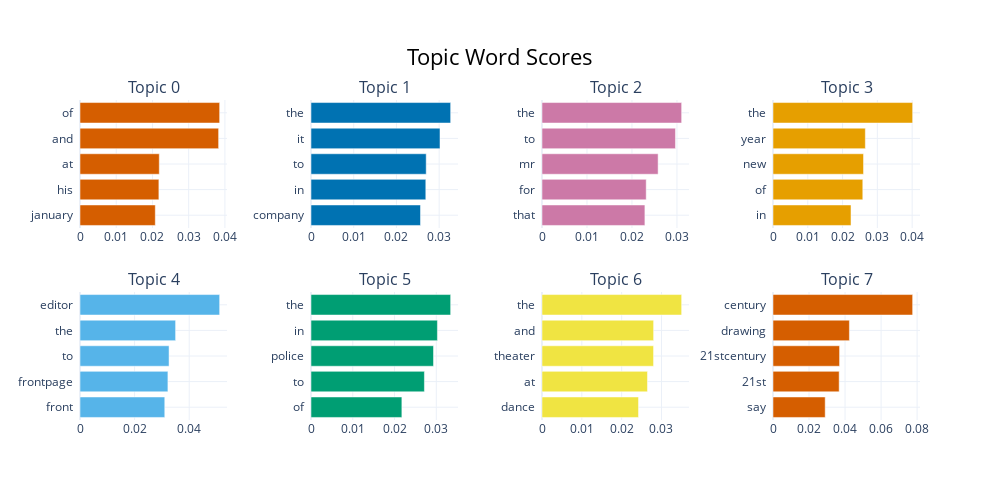

This figure's notebook cell:
### Code cell
model.visualize_barchart()

### Figure 1 — Plotly figure (JSON) as saved in the notebook; plotly's stock layout.template omitted (floating-point values rounded to 4 significant figures)
{"data": [{"marker": {"color": "#D55E00"}, "orientation": "h", "type": "bar", "x": [0.02079, 0.02177, 0.02189, 0.03826, 0.03855], "xaxis": "x", "y": ["january  ", "his  ", "at  ", "and  ", "of  "], "yaxis": "y"}, {"marker": {"color": "#0072B2"}, "orientation": "h", "type": "bar", "x": [0.02563, 0.02687, 0.02697, 0.0302, 0.03269], "xaxis": "x2", "y": ["company  ", "in  ", "to  ", "it  ", "the  "], "yaxis": "y2"}, {"marker": {"color": "#CC79A7"}, "orientation": "h", "type": "bar", "x": [0.02287, 0.02316, 0.02581, 0.02966, 0.03104], "xaxis": "x3", "y": ["that  ", "for  ", "mr  ", "to  ", "the  "], "yaxis": "y3"}, {"marker": {"color": "#E69F00"}, "orientation": "h", "type": "bar", "x": [0.02243, 0.02581, 0.02602, 0.02655, 0.04015], "xaxis": "x4", "y": ["in  ", "of  ", "new  ", "year  ", "the  "], "yaxis": "y4"}, {"marker": {"color": "#56B4E9"}, "orientation": "h", "type": "bar", "x": [0.03106, 0.0322, 0.03262, 0.03502, 0.05116], "xaxis": "x5", "y": ["front  ", "frontpage  ", "to  ", "the  ", "editor  "], "yaxis": "y5"}, {"marker": {"color": "#009E73"}, "orientation": "h", "type": "bar", "x": [0.02175, 0.02715, 0.02933, 0.03027, 0.03344], "xaxis": "x6", "y": ["of  ", "to  ", "police  ", "in  ", "the  "], "yaxis": "y6"}, {"marker": {"color": "#F0E442"}, "orientation": "h", "type": "bar", "x": [0.02424, 0.02648, 0.02801, 0.02803, 0.03506], "xaxis": "x7", "y": ["dance  ", "at  ", "theater  ", "and  ", "the  "], "yaxis": "y7"}, {"marker": {"color": "#D55E00"}, "orientation": "h", "type": "bar", "x": [0.02898, 0.03673, 0.03695, 0.04241, 0.07752], "xaxis": "x8", "y": ["say  ", "21st  ", "21stcentury  ", "drawing  ", "century  "], "yaxis": "y8"}], "layout": {"annotations": [{"font": {"size": 16}, "showarrow": false, "text": "Topic 0", "x": 0.0875, "xanchor": "center", "xref": "paper", "y": 1, "yanchor": "bottom", "yref": "paper"}, {"font": {"size": 16}, "showarrow": false, "text": "Topic 1", "x": 0.3625, "xanchor": "center", "xref": "paper", "y": 1, "yanchor": "bottom", "yref": "paper"}, {"font": {"size": 16}, "showarrow": false, "text": "Topic 2", "x": 0.6375, "xanchor": "center", "xref": "paper", "y": 1, "yanchor": "bottom", "yref": "paper"}, {"font": {"size": 16}, "showarrow": false, "text": "Topic 3", "x": 0.9125, "xanchor": "center", "xref": "paper", "y": 1, "yanchor": "bottom", "yref": "paper"}, {"font": {"size": 16}, "showarrow": false, "text": "Topic 4", "x": 0.0875, "xanchor": "center", "xref": "paper", "y": 0.4, "yanchor": "bottom", "yref": "paper"}, {"font": {"size": 16}, "showarrow": false, "text": "Topic 5", "x": 0.3625, "xanchor": "center", "xref": "paper", "y": 0.4, "yanchor": "bottom", "yref": "paper"}, {"font": {"size": 16}, "showarrow": false, "text": "Topic 6", "x": 0.6375, "xanchor": "center", "xref": "paper", "y": 0.4, "yanchor": "bottom", "yref": "paper"}, {"font": {"size": 16}, "showarrow": false, "text": "Topic 7", "x": 0.9125, "xanchor": "center", "xref": "paper", "y": 0.4, "yanchor": "bottom", "yref": "paper"}], "height": 500, "hoverlabel": {"bgcolor": "white", "font": {"family": "Rockwell", "size": 16}}, "showlegend": false, "title": {"font": {"color": "Black", "size": 22}, "text": "Topic Word Scores", "x": 0.5, "xanchor": "center", "yanchor": "top"}, "width": 1000, "xaxis": {"anchor": "y", "domain": [0, 0.175], "showgrid": true}, "xaxis2": {"anchor": "y2", "domain": [0.275, 0.45], "showgrid": true}, "xaxis3": {"anchor": "y3", "domain": [0.55, 0.725], "showgrid": true}, "xaxis4": {"anchor": "y4", "domain": [0.825, 1], "showgrid": true}, "xaxis5": {"anchor": "y5", "domain": [0, 0.175], "showgrid": true}, "xaxis6": {"anchor": "y6", "domain": [0.275, 0.45], "showgrid": true}, "xaxis7": {"anchor": "y7", "domain": [0.55, 0.725], "showgrid": true}, "xaxis8": {"anchor": "y8", "domain": [0.825, 1], "showgrid": true}, "yaxis": {"anchor": "x", "domain": [0.6, 1], "showgrid": true}, "yaxis2": {"anchor": "x2", "domain": [0.6, 1], "showgrid": true}, "yaxis3": {"anchor": "x3", "domain": [0.6, 1], "showgrid": true}, "yaxis4": {"anchor": "x4", "domain": [0.6, 1], "showgrid": true}, "yaxis5": {"anchor": "x5", "domain": [0, 0.4], "showgrid": true}, "yaxis6": {"anchor": "x6", "domain": [0, 0.4], "showgrid": true}, "yaxis7": {"anchor": "x7", "domain": [0, 0.4], "showgrid": true}, "yaxis8": {"anchor": "x8", "domain": [0, 0.4], "showgrid": true}}}
